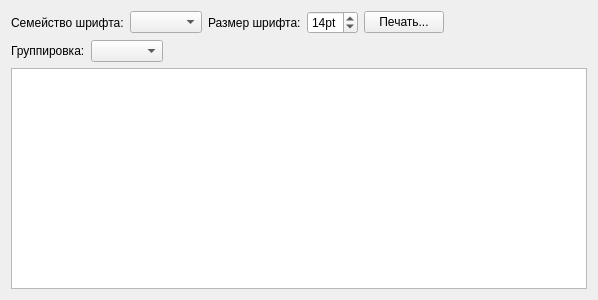
<?xml version="1.0" encoding="UTF-8"?>
<ui version="4.0">
 <class>ExaminationListReport</class>
 <widget class="QWidget" name="ExaminationListReport">
  <property name="geometry">
   <rect>
    <x>0</x>
    <y>0</y>
    <width>598</width>
    <height>300</height>
   </rect>
  </property>
  <property name="windowTitle">
   <string>Form</string>
  </property>
  <layout class="QVBoxLayout" name="verticalLayout">
   <item>
    <layout class="QHBoxLayout" name="horizontalLayout_2">
     <item>
      <widget class="QLabel" name="label_2">
       <property name="text">
        <string>Семейство шрифта:</string>
       </property>
      </widget>
     </item>
     <item>
      <widget class="QComboBox" name="m_fontFamily"/>
     </item>
     <item>
      <widget class="QLabel" name="label_3">
       <property name="text">
        <string>Размер шрифта:</string>
       </property>
      </widget>
     </item>
     <item>
      <widget class="QSpinBox" name="m_fontSize">
       <property name="suffix">
        <string>pt</string>
       </property>
       <property name="minimum">
        <number>10</number>
       </property>
       <property name="maximum">
        <number>18</number>
       </property>
       <property name="value">
        <number>14</number>
       </property>
      </widget>
     </item>
     <item>
      <widget class="QPushButton" name="m_print">
       <property name="text">
        <string>Печать...</string>
       </property>
      </widget>
     </item>
     <item>
      <spacer name="horizontalSpacer_2">
       <property name="orientation">
        <enum>Qt::Horizontal</enum>
       </property>
       <property name="sizeHint" stdset="0">
        <size>
         <width>40</width>
         <height>20</height>
        </size>
       </property>
      </spacer>
     </item>
    </layout>
   </item>
   <item>
    <layout class="QHBoxLayout" name="horizontalLayout">
     <item>
      <widget class="QLabel" name="label">
       <property name="text">
        <string>Группировка:</string>
       </property>
      </widget>
     </item>
     <item>
      <widget class="QComboBox" name="m_grouping"/>
     </item>
     <item>
      <spacer name="horizontalSpacer">
       <property name="orientation">
        <enum>Qt::Horizontal</enum>
       </property>
       <property name="sizeHint" stdset="0">
        <size>
         <width>40</width>
         <height>20</height>
        </size>
       </property>
      </spacer>
     </item>
    </layout>
   </item>
   <item>
    <widget class="QTextBrowser" name="m_view"/>
   </item>
  </layout>
 </widget>
 <resources/>
 <connections/>
</ui>
